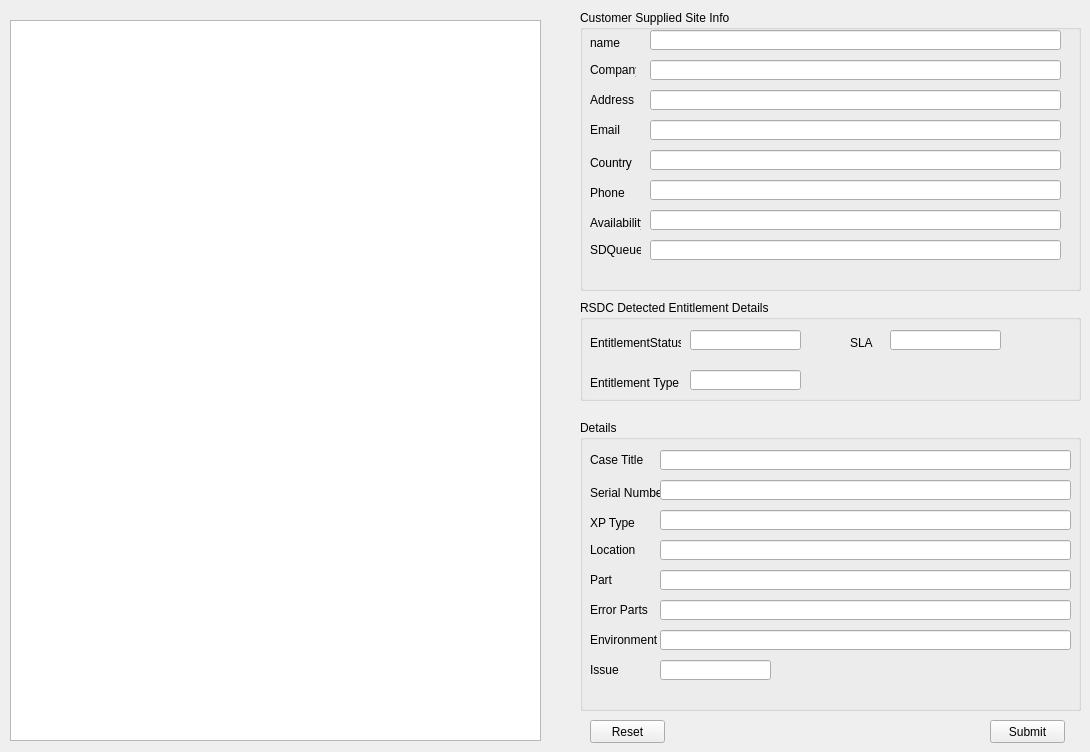
   <widget class="QWidget" name="tab_xp">
    <attribute name="title">
     <string>XP</string>
    </attribute>
    <widget class="QTextEdit" name="xptextEdit">
     <property name="geometry">
      <rect>
       <x>10</x>
       <y>20</y>
       <width>531</width>
       <height>721</height>
      </rect>
     </property>
     <property name="html">
      <string>&lt;!DOCTYPE HTML PUBLIC &quot;-//W3C//DTD HTML 4.0//EN&quot; &quot;http://www.w3.org/TR/REC-html40/strict.dtd&quot;&gt;
&lt;html&gt;&lt;head&gt;&lt;meta name=&quot;qrichtext&quot; content=&quot;1&quot; /&gt;&lt;style type=&quot;text/css&quot;&gt;
p, li { white-space: pre-wrap; }
&lt;/style&gt;&lt;/head&gt;&lt;body style=&quot; font-family:'MS Shell Dlg 2'; font-size:8.25pt; font-weight:400; font-style:normal;&quot;&gt;
&lt;p style=&quot;-qt-paragraph-type:empty; margin-top:0px; margin-bottom:0px; margin-left:0px; margin-right:0px; -qt-block-indent:0; text-indent:0px; font-size:8pt;&quot;&gt;&lt;br /&gt;&lt;/p&gt;&lt;/body&gt;&lt;/html&gt;</string>
     </property>
    </widget>
    <widget class="QGroupBox" name="groupBox">
     <property name="geometry">
      <rect>
       <x>580</x>
       <y>10</y>
       <width>501</width>
       <height>281</height>
      </rect>
     </property>
     <property name="title">
      <string>Customer Supplied Site Info</string>
     </property>
     <widget class="QLineEdit" name="lineEdit_xpname">
      <property name="geometry">
       <rect>
        <x>70</x>
        <y>20</y>
        <width>411</width>
        <height>20</height>
       </rect>
      </property>
      <property name="text">
       <string/>
      </property>
     </widget>
     <widget class="QLabel" name="label">
      <property name="geometry">
       <rect>
        <x>10</x>
        <y>23</y>
        <width>46</width>
        <height>20</height>
       </rect>
      </property>
      <property name="text">
       <string>name</string>
      </property>
     </widget>
     <widget class="QLabel" name="label_2">
      <property name="geometry">
       <rect>
        <x>10</x>
        <y>143</y>
        <width>46</width>
        <height>20</height>
       </rect>
      </property>
      <property name="text">
       <string>Country</string>
      </property>
     </widget>
     <widget class="QLineEdit" name="lineEdit_xpcountry">
      <property name="geometry">
       <rect>
        <x>70</x>
        <y>140</y>
        <width>411</width>
        <height>20</height>
       </rect>
      </property>
      <property name="text">
       <string/>
      </property>
     </widget>
     <widget class="QLabel" name="label_3">
      <property name="geometry">
       <rect>
        <x>10</x>
        <y>173</y>
        <width>46</width>
        <height>20</height>
       </rect>
      </property>
      <property name="text">
       <string>Phone</string>
      </property>
     </widget>
     <widget class="QLineEdit" name="lineEdit_xpphone">
      <property name="geometry">
       <rect>
        <x>70</x>
        <y>170</y>
        <width>411</width>
        <height>20</height>
       </rect>
      </property>
      <property name="text">
       <string/>
      </property>
     </widget>
     <widget class="QLabel" name="label_4">
      <property name="geometry">
       <rect>
        <x>10</x>
        <y>203</y>
        <width>51</width>
        <height>20</height>
       </rect>
      </property>
      <property name="text">
       <string>Availability</string>
      </property>
     </widget>
     <widget class="QLineEdit" name="lineEdit_xpavailability">
      <property name="geometry">
       <rect>
        <x>70</x>
        <y>200</y>
        <width>411</width>
        <height>20</height>
       </rect>
      </property>
      <property name="text">
       <string/>
      </property>
     </widget>
     <widget class="QLabel" name="label_5">
      <property name="geometry">
       <rect>
        <x>10</x>
        <y>50</y>
        <width>46</width>
        <height>20</height>
       </rect>
      </property>
      <property name="text">
       <string>Company</string>
      </property>
     </widget>
     <widget class="QLineEdit" name="lineEdit_xpcompany">
      <property name="geometry">
       <rect>
        <x>70</x>
        <y>50</y>
        <width>411</width>
        <height>20</height>
       </rect>
      </property>
      <property name="text">
       <string/>
      </property>
     </widget>
     <widget class="QLabel" name="label_11">
      <property name="geometry">
       <rect>
        <x>10</x>
        <y>80</y>
        <width>46</width>
        <height>20</height>
       </rect>
      </property>
      <property name="text">
       <string>Address</string>
      </property>
     </widget>
     <widget class="QLineEdit" name="lineEdit_xpaddress">
      <property name="geometry">
       <rect>
        <x>70</x>
        <y>80</y>
        <width>411</width>
        <height>20</height>
       </rect>
      </property>
      <property name="text">
       <string/>
      </property>
     </widget>
     <widget class="QLabel" name="label_12">
      <property name="geometry">
       <rect>
        <x>10</x>
        <y>110</y>
        <width>46</width>
        <height>20</height>
       </rect>
      </property>
      <property name="text">
       <string>Email</string>
      </property>
     </widget>
     <widget class="QLineEdit" name="lineEdit_xpemail">
      <property name="geometry">
       <rect>
        <x>70</x>
        <y>110</y>
        <width>411</width>
        <height>20</height>
       </rect>
      </property>
      <property name="text">
       <string/>
      </property>
     </widget>
     <widget class="QLabel" name="label_6">
      <property name="geometry">
       <rect>
        <x>10</x>
        <y>230</y>
        <width>51</width>
        <height>20</height>
       </rect>
      </property>
      <property name="text">
       <string>SDQueue</string>
      </property>
     </widget>
     <widget class="QLineEdit" name="lineEdit_xpsdq">
      <property name="geometry">
       <rect>
        <x>70</x>
        <y>230</y>
        <width>411</width>
        <height>20</height>
       </rect>
      </property>
      <property name="text">
       <string/>
      </property>
     </widget>
    </widget>
    <widget class="QGroupBox" name="groupBox_2">
     <property name="geometry">
      <rect>
       <x>580</x>
       <y>420</y>
       <width>501</width>
       <height>291</height>
      </rect>
     </property>
     <property name="title">
      <string>Details</string>
     </property>
     <widget class="QLabel" name="label_14">
      <property name="geometry">
       <rect>
        <x>10</x>
        <y>63</y>
        <width>71</width>
        <height>20</height>
       </rect>
      </property>
      <property name="text">
       <string>Serial Number</string>
      </property>
     </widget>
     <widget class="QLineEdit" name="lineEdit_xpsn">
      <property name="geometry">
       <rect>
        <x>80</x>
        <y>60</y>
        <width>411</width>
        <height>20</height>
       </rect>
      </property>
      <property name="text">
       <string/>
      </property>
     </widget>
     <widget class="QLabel" name="label_15">
      <property name="geometry">
       <rect>
        <x>10</x>
        <y>93</y>
        <width>46</width>
        <height>20</height>
       </rect>
      </property>
      <property name="text">
       <string>XP Type</string>
      </property>
     </widget>
     <widget class="QLineEdit" name="lineEdit_xptype">
      <property name="geometry">
       <rect>
        <x>80</x>
        <y>90</y>
        <width>411</width>
        <height>20</height>
       </rect>
      </property>
      <property name="text">
       <string/>
      </property>
     </widget>
     <widget class="QLabel" name="label_16">
      <property name="geometry">
       <rect>
        <x>10</x>
        <y>120</y>
        <width>46</width>
        <height>20</height>
       </rect>
      </property>
      <property name="text">
       <string>Location</string>
      </property>
     </widget>
     <widget class="QLineEdit" name="lineEdit_xplocation">
      <property name="geometry">
       <rect>
        <x>80</x>
        <y>120</y>
        <width>411</width>
        <height>20</height>
       </rect>
      </property>
      <property name="text">
       <string/>
      </property>
     </widget>
     <widget class="QLabel" name="label_xpaction">
      <property name="geometry">
       <rect>
        <x>10</x>
        <y>210</y>
        <width>71</width>
        <height>20</height>
       </rect>
      </property>
      <property name="text">
       <string>Environment</string>
      </property>
     </widget>
     <widget class="QLineEdit" name="lineEdit_xpEnvironment">
      <property name="geometry">
       <rect>
        <x>80</x>
        <y>210</y>
        <width>411</width>
        <height>20</height>
       </rect>
      </property>
      <property name="text">
       <string/>
      </property>
     </widget>
     <widget class="QLabel" name="label_18">
      <property name="geometry">
       <rect>
        <x>10</x>
        <y>150</y>
        <width>46</width>
        <height>20</height>
       </rect>
      </property>
      <property name="text">
       <string>Part</string>
      </property>
     </widget>
     <widget class="QLineEdit" name="lineEdit_xppart">
      <property name="geometry">
       <rect>
        <x>80</x>
        <y>150</y>
        <width>411</width>
        <height>20</height>
       </rect>
      </property>
      <property name="text">
       <string/>
      </property>
     </widget>
     <widget class="QLineEdit" name="lineEdit_xpcanister">
      <property name="geometry">
       <rect>
        <x>80</x>
        <y>180</y>
        <width>411</width>
        <height>20</height>
       </rect>
      </property>
      <property name="text">
       <string/>
      </property>
     </widget>
     <widget class="QLabel" name="label_19">
      <property name="geometry">
       <rect>
        <x>10</x>
        <y>180</y>
        <width>61</width>
        <height>20</height>
       </rect>
      </property>
      <property name="text">
       <string>Error Parts</string>
      </property>
     </widget>
     <widget class="QLabel" name="label_26">
      <property name="geometry">
       <rect>
        <x>10</x>
        <y>30</y>
        <width>101</width>
        <height>20</height>
       </rect>
      </property>
      <property name="text">
       <string>Case Title</string>
      </property>
     </widget>
     <widget class="QLineEdit" name="lineEdit_xptitle">
      <property name="geometry">
       <rect>
        <x>80</x>
        <y>30</y>
        <width>411</width>
        <height>20</height>
       </rect>
      </property>
      <property name="text">
       <string/>
      </property>
     </widget>
     <widget class="QLabel" name="label_xpaction_2">
      <property name="geometry">
       <rect>
        <x>10</x>
        <y>240</y>
        <width>61</width>
        <height>20</height>
       </rect>
      </property>
      <property name="text">
       <string>Issue</string>
      </property>
     </widget>
     <widget class="QLineEdit" name="lineEdit_xpIssue">
      <property name="geometry">
       <rect>
        <x>80</x>
        <y>240</y>
        <width>111</width>
        <height>20</height>
       </rect>
      </property>
      <property name="text">
       <string/>
      </property>
     </widget>
    </widget>
    <widget class="QPushButton" name="xprstbtn">
     <property name="geometry">
      <rect>
       <x>590</x>
       <y>720</y>
       <width>75</width>
       <height>23</height>
      </rect>
     </property>
     <property name="text">
      <string>Reset</string>
     </property>
    </widget>
    <widget class="QPushButton" name="xpsbmtbtn">
     <property name="geometry">
      <rect>
       <x>990</x>
       <y>720</y>
       <width>75</width>
       <height>23</height>
      </rect>
     </property>
     <property name="text">
      <string>Submit</string>
     </property>
    </widget>
    <widget class="QGroupBox" name="groupBox_3">
     <property name="geometry">
      <rect>
       <x>580</x>
       <y>300</y>
       <width>501</width>
       <height>101</height>
      </rect>
     </property>
     <property name="title">
      <string>RSDC Detected Entitlement Details</string>
     </property>
     <widget class="QLabel" name="label_17">
      <property name="geometry">
       <rect>
        <x>10</x>
        <y>33</y>
        <width>91</width>
        <height>20</height>
       </rect>
      </property>
      <property name="text">
       <string>EntitlementStatus</string>
      </property>
     </widget>
     <widget class="QLineEdit" name="lineEdit_xpentmntstat">
      <property name="geometry">
       <rect>
        <x>110</x>
        <y>30</y>
        <width>111</width>
        <height>20</height>
       </rect>
      </property>
      <property name="text">
       <string/>
      </property>
     </widget>
     <widget class="QLabel" name="label_20">
      <property name="geometry">
       <rect>
        <x>270</x>
        <y>33</y>
        <width>41</width>
        <height>20</height>
       </rect>
      </property>
      <property name="text">
       <string>SLA</string>
      </property>
     </widget>
     <widget class="QLineEdit" name="lineEdit_xpsla">
      <property name="geometry">
       <rect>
        <x>310</x>
        <y>30</y>
        <width>111</width>
        <height>20</height>
       </rect>
      </property>
      <property name="text">
       <string/>
      </property>
     </widget>
     <widget class="QLabel" name="label_21">
      <property name="geometry">
       <rect>
        <x>10</x>
        <y>73</y>
        <width>101</width>
        <height>20</height>
       </rect>
      </property>
      <property name="text">
       <string>Entitlement Type</string>
      </property>
     </widget>
     <widget class="QLineEdit" name="lineEdit_xpentmnttyp">
      <property name="geometry">
       <rect>
        <x>110</x>
        <y>70</y>
        <width>111</width>
        <height>20</height>
       </rect>
      </property>
      <property name="text">
       <string/>
      </property>
     </widget>
    </widget>
   </widget>
